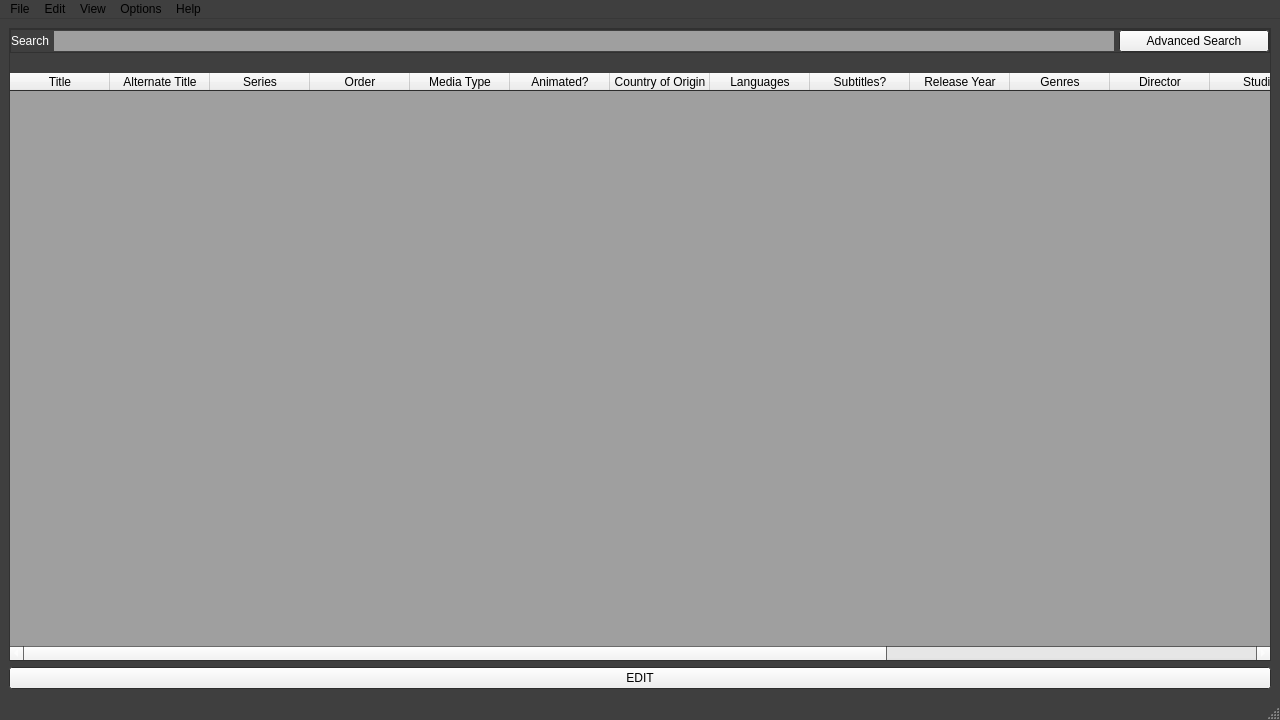
<?xml version="1.0" encoding="UTF-8"?>
<ui version="4.0">
 <class>main_window</class>
 <widget class="QMainWindow" name="main_window">
  <property name="geometry">
   <rect>
    <x>0</x>
    <y>0</y>
    <width>1280</width>
    <height>720</height>
   </rect>
  </property>
  <property name="minimumSize">
   <size>
    <width>1280</width>
    <height>720</height>
   </size>
  </property>
  <property name="palette">
   <palette>
    <active>
     <colorrole role="WindowText">
      <brush brushstyle="SolidPattern">
       <color alpha="255">
        <red>255</red>
        <green>255</green>
        <blue>255</blue>
       </color>
      </brush>
     </colorrole>
     <colorrole role="Base">
      <brush brushstyle="SolidPattern">
       <color alpha="255">
        <red>159</red>
        <green>159</green>
        <blue>159</blue>
       </color>
      </brush>
     </colorrole>
     <colorrole role="Window">
      <brush brushstyle="SolidPattern">
       <color alpha="255">
        <red>63</red>
        <green>63</green>
        <blue>63</blue>
       </color>
      </brush>
     </colorrole>
    </active>
    <inactive>
     <colorrole role="WindowText">
      <brush brushstyle="SolidPattern">
       <color alpha="255">
        <red>255</red>
        <green>255</green>
        <blue>255</blue>
       </color>
      </brush>
     </colorrole>
     <colorrole role="Base">
      <brush brushstyle="SolidPattern">
       <color alpha="255">
        <red>159</red>
        <green>159</green>
        <blue>159</blue>
       </color>
      </brush>
     </colorrole>
     <colorrole role="Window">
      <brush brushstyle="SolidPattern">
       <color alpha="255">
        <red>63</red>
        <green>63</green>
        <blue>63</blue>
       </color>
      </brush>
     </colorrole>
    </inactive>
    <disabled>
     <colorrole role="WindowText">
      <brush brushstyle="SolidPattern">
       <color alpha="255">
        <red>120</red>
        <green>120</green>
        <blue>120</blue>
       </color>
      </brush>
     </colorrole>
     <colorrole role="Base">
      <brush brushstyle="SolidPattern">
       <color alpha="255">
        <red>63</red>
        <green>63</green>
        <blue>63</blue>
       </color>
      </brush>
     </colorrole>
     <colorrole role="Window">
      <brush brushstyle="SolidPattern">
       <color alpha="255">
        <red>63</red>
        <green>63</green>
        <blue>63</blue>
       </color>
      </brush>
     </colorrole>
    </disabled>
   </palette>
  </property>
  <property name="windowTitle">
   <string>Main Window</string>
  </property>
  <property name="autoFillBackground">
   <bool>true</bool>
  </property>
  <widget class="QWidget" name="centralwidget">
   <layout class="QVBoxLayout" name="verticalLayout_3">
    <item>
     <widget class="QFrame" name="main_frame">
      <property name="frameShape">
       <enum>QFrame::StyledPanel</enum>
      </property>
      <property name="frameShadow">
       <enum>QFrame::Raised</enum>
      </property>
      <layout class="QGridLayout" name="gridLayout">
       <property name="leftMargin">
        <number>0</number>
       </property>
       <property name="topMargin">
        <number>0</number>
       </property>
       <property name="rightMargin">
        <number>0</number>
       </property>
       <property name="bottomMargin">
        <number>0</number>
       </property>
       <property name="horizontalSpacing">
        <number>0</number>
       </property>
       <property name="verticalSpacing">
        <number>20</number>
       </property>
       <item row="2" column="0">
        <widget class="QTableWidget" name="table">
         <property name="palette">
          <palette>
           <active>
            <colorrole role="AlternateBase">
             <brush brushstyle="SolidPattern">
              <color alpha="255">
               <red>143</red>
               <green>143</green>
               <blue>143</blue>
              </color>
             </brush>
            </colorrole>
           </active>
           <inactive>
            <colorrole role="AlternateBase">
             <brush brushstyle="SolidPattern">
              <color alpha="255">
               <red>143</red>
               <green>143</green>
               <blue>143</blue>
              </color>
             </brush>
            </colorrole>
           </inactive>
           <disabled>
            <colorrole role="AlternateBase">
             <brush brushstyle="SolidPattern">
              <color alpha="255">
               <red>143</red>
               <green>143</green>
               <blue>143</blue>
              </color>
             </brush>
            </colorrole>
           </disabled>
          </palette>
         </property>
         <property name="frameShape">
          <enum>QFrame::NoFrame</enum>
         </property>
         <property name="editTriggers">
          <set>QAbstractItemView::NoEditTriggers</set>
         </property>
         <property name="alternatingRowColors">
          <bool>true</bool>
         </property>
         <property name="selectionBehavior">
          <enum>QAbstractItemView::SelectRows</enum>
         </property>
         <property name="verticalScrollMode">
          <enum>QAbstractItemView::ScrollPerPixel</enum>
         </property>
         <property name="horizontalScrollMode">
          <enum>QAbstractItemView::ScrollPerPixel</enum>
         </property>
         <property name="showGrid">
          <bool>false</bool>
         </property>
         <property name="sortingEnabled">
          <bool>true</bool>
         </property>
         <attribute name="verticalHeaderVisible">
          <bool>false</bool>
         </attribute>
         <column>
          <property name="text">
           <string>Title</string>
          </property>
         </column>
         <column>
          <property name="text">
           <string>Alternate Title</string>
          </property>
         </column>
         <column>
          <property name="text">
           <string>Series</string>
          </property>
         </column>
         <column>
          <property name="text">
           <string>Order</string>
          </property>
         </column>
         <column>
          <property name="text">
           <string>Media Type</string>
          </property>
         </column>
         <column>
          <property name="text">
           <string>Animated?</string>
          </property>
         </column>
         <column>
          <property name="text">
           <string>Country of Origin</string>
          </property>
         </column>
         <column>
          <property name="text">
           <string>Languages</string>
          </property>
         </column>
         <column>
          <property name="text">
           <string>Subtitles?</string>
          </property>
         </column>
         <column>
          <property name="text">
           <string>Release Year</string>
          </property>
         </column>
         <column>
          <property name="text">
           <string>Genres</string>
          </property>
         </column>
         <column>
          <property name="text">
           <string>Director</string>
          </property>
         </column>
         <column>
          <property name="text">
           <string>Studio</string>
          </property>
         </column>
         <column>
          <property name="text">
           <string>Actors</string>
          </property>
         </column>
         <column>
          <property name="text">
           <string>Plot</string>
          </property>
         </column>
         <column>
          <property name="text">
           <string>Rating</string>
          </property>
         </column>
         <column>
          <property name="text">
           <string>Tags</string>
          </property>
         </column>
         <column>
          <property name="text">
           <string>Notes</string>
          </property>
         </column>
        </widget>
       </item>
       <item row="0" column="0">
        <widget class="QFrame" name="frame_11">
         <property name="frameShape">
          <enum>QFrame::StyledPanel</enum>
         </property>
         <property name="frameShadow">
          <enum>QFrame::Raised</enum>
         </property>
         <layout class="QHBoxLayout" name="horizontalLayout_6">
          <property name="spacing">
           <number>5</number>
          </property>
          <property name="leftMargin">
           <number>0</number>
          </property>
          <property name="topMargin">
           <number>0</number>
          </property>
          <property name="rightMargin">
           <number>0</number>
          </property>
          <property name="bottomMargin">
           <number>0</number>
          </property>
          <item>
           <widget class="QLabel" name="label_19">
            <property name="text">
             <string>Search</string>
            </property>
           </widget>
          </item>
          <item>
           <widget class="QLineEdit" name="search_bar">
            <property name="palette">
             <palette>
              <active>
               <colorrole role="Base">
                <brush brushstyle="SolidPattern">
                 <color alpha="255">
                  <red>159</red>
                  <green>159</green>
                  <blue>159</blue>
                 </color>
                </brush>
               </colorrole>
              </active>
              <inactive>
               <colorrole role="Base">
                <brush brushstyle="SolidPattern">
                 <color alpha="255">
                  <red>159</red>
                  <green>159</green>
                  <blue>159</blue>
                 </color>
                </brush>
               </colorrole>
              </inactive>
              <disabled>
               <colorrole role="Base">
                <brush brushstyle="SolidPattern">
                 <color alpha="255">
                  <red>63</red>
                  <green>63</green>
                  <blue>63</blue>
                 </color>
                </brush>
               </colorrole>
              </disabled>
             </palette>
            </property>
            <property name="autoFillBackground">
             <bool>true</bool>
            </property>
            <property name="frame">
             <bool>false</bool>
            </property>
           </widget>
          </item>
          <item>
           <widget class="QPushButton" name="filter_button">
            <property name="minimumSize">
             <size>
              <width>150</width>
              <height>0</height>
             </size>
            </property>
            <property name="text">
             <string>Advanced Search</string>
            </property>
           </widget>
          </item>
         </layout>
        </widget>
       </item>
      </layout>
     </widget>
    </item>
    <item>
     <widget class="QPushButton" name="edit_button">
      <property name="text">
       <string>EDIT</string>
      </property>
     </widget>
    </item>
   </layout>
  </widget>
  <widget class="QMenuBar" name="menubar">
   <property name="geometry">
    <rect>
     <x>0</x>
     <y>0</y>
     <width>1280</width>
     <height>22</height>
    </rect>
   </property>
   <widget class="QMenu" name="menuFile">
    <property name="title">
     <string>File</string>
    </property>
    <addaction name="set_directory_button"/>
    <addaction name="scan_button"/>
    <addaction name="separator"/>
    <addaction name="actionBackup_Directory"/>
    <addaction name="actionLoad_Database"/>
   </widget>
   <widget class="QMenu" name="menuOptions">
    <property name="title">
     <string>Edit</string>
    </property>
    <addaction name="create_delete_button"/>
   </widget>
   <widget class="QMenu" name="menuHelp">
    <property name="title">
     <string>Help</string>
    </property>
   </widget>
   <widget class="QMenu" name="menuOptions_2">
    <property name="title">
     <string>Options</string>
    </property>
   </widget>
   <widget class="QMenu" name="menuView">
    <property name="title">
     <string>View</string>
    </property>
    <addaction name="refresh_button"/>
   </widget>
   <addaction name="menuFile"/>
   <addaction name="menuOptions"/>
   <addaction name="menuView"/>
   <addaction name="menuOptions_2"/>
   <addaction name="menuHelp"/>
  </widget>
  <widget class="QStatusBar" name="statusbar"/>
  <action name="create_delete_button">
   <property name="text">
    <string>Create and Delete</string>
   </property>
  </action>
  <action name="actionf">
   <property name="text">
    <string>f</string>
   </property>
  </action>
  <action name="actiong">
   <property name="text">
    <string>g</string>
   </property>
  </action>
  <action name="set_directory_button">
   <property name="text">
    <string>Set Directory</string>
   </property>
  </action>
  <action name="refresh_button">
   <property name="text">
    <string>Refresh</string>
   </property>
  </action>
  <action name="scan_button">
   <property name="text">
    <string>Scan Directory</string>
   </property>
  </action>
  <action name="actionBackup_Directory">
   <property name="text">
    <string>Backup Database</string>
   </property>
  </action>
  <action name="actionLoad_Database">
   <property name="text">
    <string>Load Backup</string>
   </property>
  </action>
 </widget>
 <resources/>
 <connections/>
</ui>
